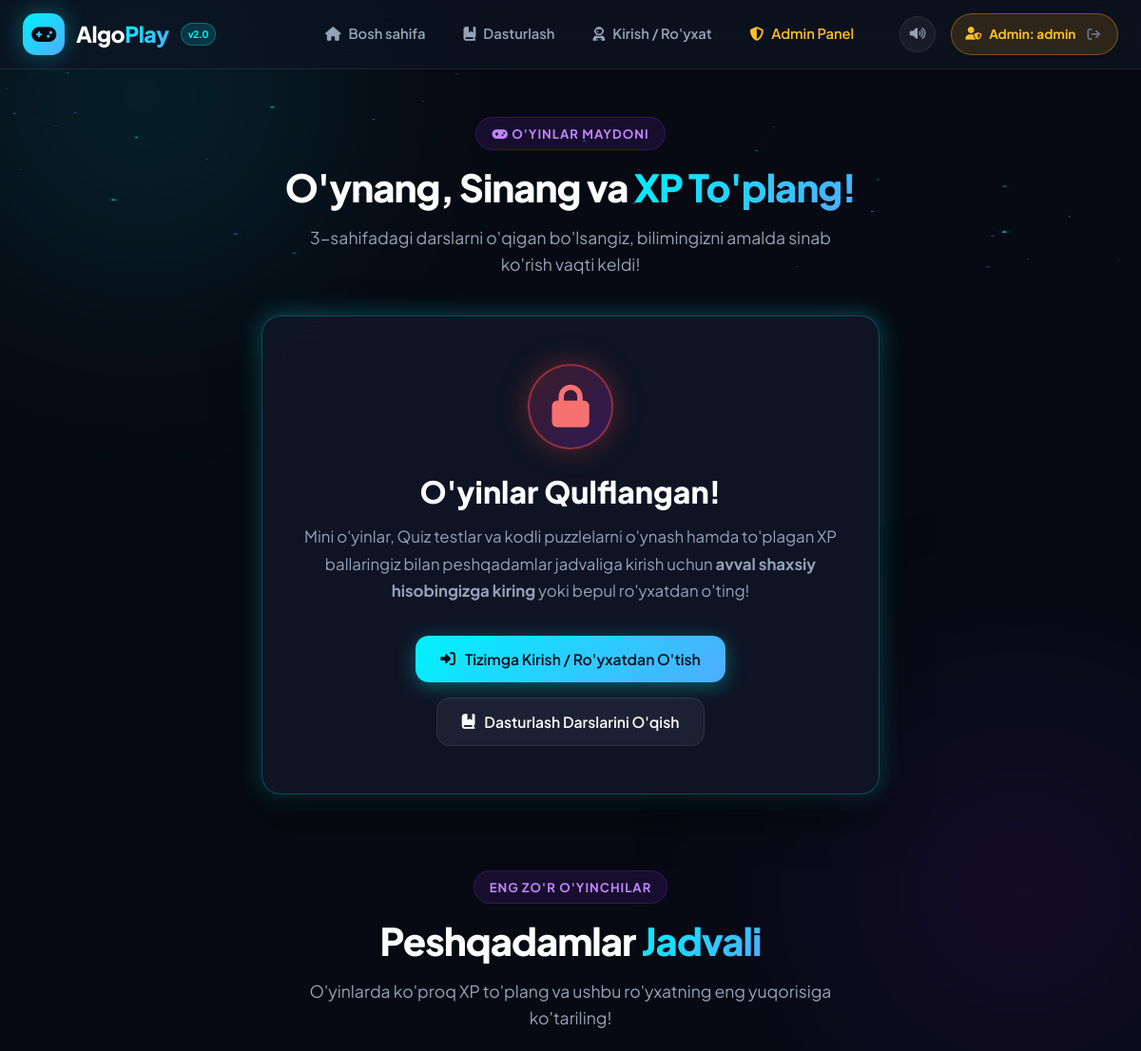
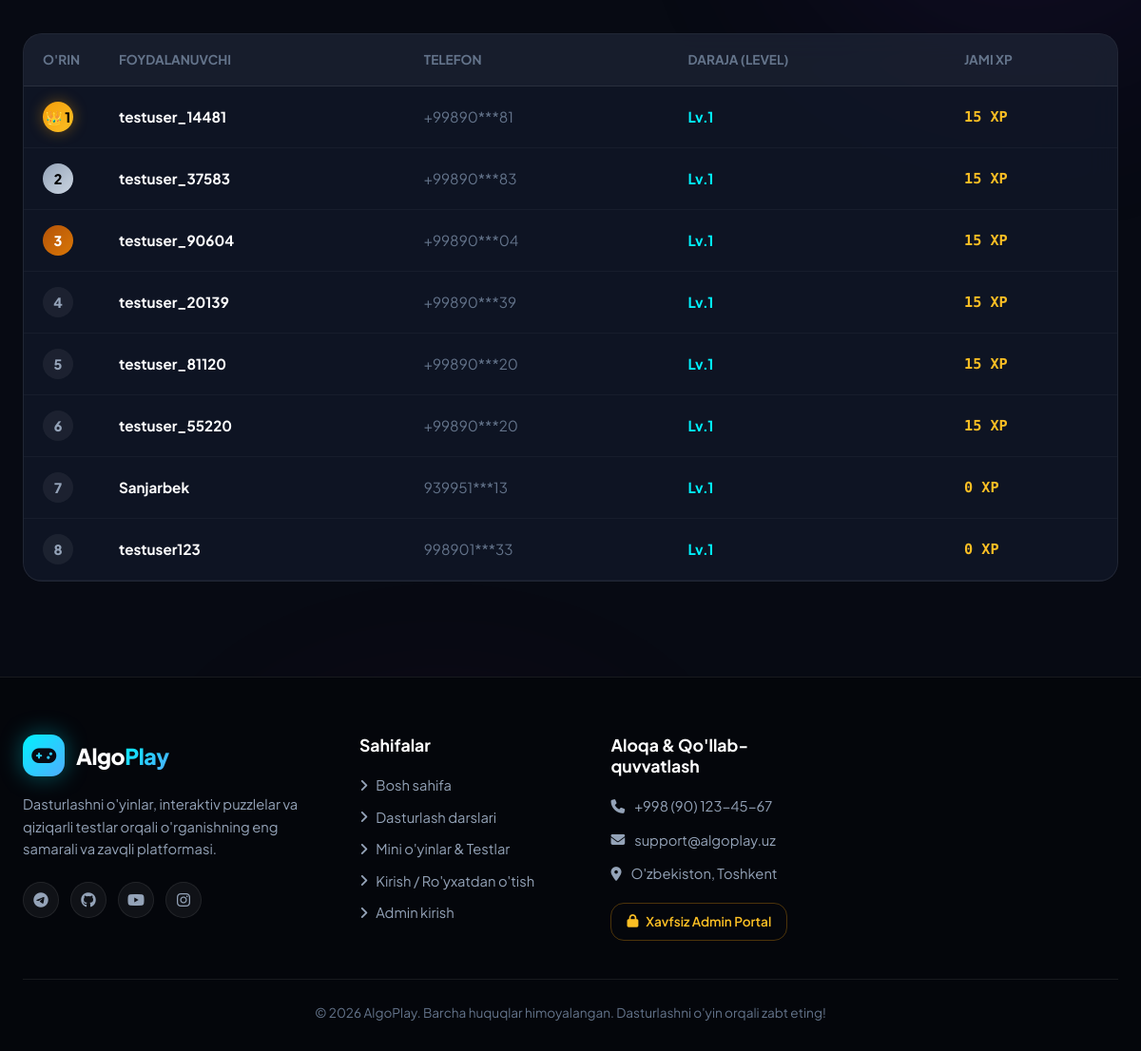
The app's page /games (signed in) with its own data (2 pictures, top to bottom).
### tables this page shows
CREATE TABLE users (
        id INTEGER PRIMARY KEY AUTOINCREMENT,
        phone TEXT UNIQUE NOT NULL,
        username TEXT UNIQUE NOT NULL,
        password_hash TEXT NOT NULL,
        xp INTEGER DEFAULT 0,
        level INTEGER DEFAULT 1,
        created_at TIMESTAMP DEFAULT CURRENT_TIMESTAMP
    );

### app.py (the view)
@app.route("/games")
def games_page():
    questions = db.get_all_questions()
    puzzles = db.get_all_puzzles()
    bugs = db.get_all_bugs()
    leaderboard = db.get_leaderboard(limit=10)
    for p in puzzles:
        if isinstance(p["blocks_json"], str):
            p["blocks"] = json.loads(p["blocks_json"])
            p["correct_order"] = json.loads(p["correct_order_json"])
    for b in bugs:
        if isinstance(b["options_json"], str):
            b["options"] = json.loads(b["options_json"])
    return render_template("games.html",
                           active_page="games",
                           questions=questions,
                           puzzles=puzzles,
                           bugs=bugs,
                           leaderboard=leaderboard)

### app.py (called while the page is built, shortened)
@app.context_processor
def inject_user():
    current_user = None
    current_admin = None
    if "admin_id" in session:
        current_admin = {
            "id": session.get("admin_id"),
            "username": session.get("admin_username"),
            "full_name": session.get("admin_name")
        }
    return dict(current_user=current_user, current_admin=current_admin)

### database.py (called while the page is built, shortened)
def get_writable_db_path():
    is_serverless = bool(
        os.environ.get("VERCEL") or
        os.environ.get("AWS_LAMBDA_FUNCTION_NAME") or
        os.environ.get("NOW_REGION") or
        not os.access(os.path.dirname(SOURCE_DB) or ".", os.W_OK)
    )
    return SOURCE_DB

def get_db():
    db_path = get_writable_db_path()
    try:
        conn = sqlite3.connect(db_path, timeout=15)
    except Exception:
        tmp_db = os.path.join("/tmp" if os.path.exists("/tmp") else os.environ.get("TEMP", "."), "algoplay.db")
        if not os.path.exists(tmp_db) and os.path.exists(SOURCE_DB):
            try:
                shutil.copyfile(SOURCE_DB, tmp_db)
            except Exception:
                pass
        conn = sqlite3.connect(tmp_db, timeout=15)
    conn.row_factory = sqlite3.Row
    return conn

def get_leaderboard(limit=10):
    conn = get_db()
    cursor = conn.cursor()
    cursor.execute("""
        SELECT id, username, phone, xp, level, created_at
        FROM users
        ORDER BY xp DESC, created_at ASC
        LIMIT ?
    """, (limit,))
    rows = [dict(r) for r in cursor.fetchall()]
    conn.close()
    return rows

def get_all_questions():
    conn = get_db()
    cursor = conn.cursor()
    cursor.execute("SELECT * FROM questions ORDER BY id DESC")
    rows = [dict(r) for r in cursor.fetchall()]
    conn.close()
    return rows

def get_all_puzzles():
    conn = get_db()
    cursor = conn.cursor()
    cursor.execute("SELECT * FROM puzzles ORDER BY id ASC")
    rows = [dict(r) for r in cursor.fetchall()]
    conn.close()
    return rows

def get_all_bugs():
    conn = get_db()
    cursor = conn.cursor()
    cursor.execute("SELECT * FROM bugs ORDER BY id ASC")
    rows = [dict(r) for r in cursor.fetchall()]
    conn.close()
    return rows

### templates/games.html (shortened to what this page needs)
{% extends "base.html" %}
{% block content %}
<div class="games-container">
    <div class="games-hero">
        <span class="section-tag"><i class="fa-solid fa-gamepad"></i> O'yinlar Maydoni</span>
        <h1 class="section-title">O'ynang, Sinang va <span class="gradient-text">XP To'plang!</span></h1>
        <p class="section-subtitle">
            3-sahifadagi darslarni o'qigan bo'lsangiz, bilimingizni amalda sinab ko'rish vaqti keldi!
        </p>
    </div>
    {% if current_user %}
    <div class="games-tabs">
        <button class="game-tab-btn active" id="tabBtnQuiz" onclick="switchGameMode('quiz')">
            <i class="fa-solid fa-brain"></i> 1. Quiz Arena (Savol-Javob)
        </button>
        <button class="game-tab-btn" id="tabBtnPuzzle" onclick="switchGameMode('puzzle')">
            <i class="fa-solid fa-puzzle-piece"></i> 2. Kod Puzzle (Tartiblash)
        </button>
        <button class="game-tab-btn" id="tabBtnBug" onclick="switchGameMode('bug')">
            <i class="fa-solid fa-bug"></i> 3. Bug Hunter (Xatoni Top)
        </button>
        <button class="game-tab-btn" id="tabBtnOutput" onclick="switchGameMode('output')">
            <i class="fa-solid fa-terminal"></i> 4. Natijani Top (Output)
        </button>
    </div>
    <div id="gameSectionQuiz" class="game-arena-card">
        <div class="quiz-header-bar">
            <div>
                <span style="color: var(--cyan); font-weight: 700; font-size: 0.85rem; text-transform: uppercase;">
                    <i class="fa-solid fa-circle-question"></i> <span id="quizCategory">Python Asoslari</span>
                </span>
                <h3 style="font-size: 1.15rem; margin-top: 4px;">Savol <span id="quizCurrentNum">1</span> / <span id="quizTotalNum">{{ questions|length }}</span></h3>
            </div>
            <div style="display: flex; align-items: center; gap: 10px;">
                <span id="quizStreakBadge" class="quiz-combo-badge" style="display: none;">
                    <i class="fa-solid fa-fire"></i> <span id="quizStreakCount">0</span>x Combo!
                </span>
                <div class="quiz-score-badge">
                    <i class="fa-solid fa-star"></i>
                    <span>XP: <strong id="quizUserScore">0</strong></span>
                </div>
            </div>
        </div>
        <div id="quizContentBox">
            <div class="quiz-question-text" id="quizQuestionText">Yuklanmoqda...</div>
            <div class="quiz-code-box" id="quizCodeBox" style="display: none;"></div>
            <div class="quiz-options-grid" id="quizOptionsGrid">
            </div>
            <div class="quiz-feedback-box" id="quizFeedbackBox" style="display: none;">
                <div>
                    <h4 id="quizFeedbackTitle" style="margin-bottom: 6px;"></h4>
                    <p id="quizFeedbackText" style="font-size: 0.92rem; color: var(--text-secondary);"></p>
                </div>
                <button class="btn btn-glow-primary btn-sm" id="quizNextBtn" onclick="nextQuizQuestion()">
                    Keyingisi <i class="fa-solid fa-arrow-right"></i>
                </button>
            </div>
        </div>
        <div id="quizFinishBox" style="display: none; text-align: center; padding: 40px 20px;">
            <div style="font-size: 4rem; color: #fbbf24; margin-bottom: 16px;">🏆</div>
            <h2 style="font-size: 2.2rem; margin-bottom: 12px;">Ajoyib Natija! Test Yakunlandi!</h2>
            <p style="font-size: 1.1rem; color: var(--text-secondary); max-width: 500px; margin: 0 auto 24px;">
                Siz barcha savollarni muvaffaqiyatli yakunladingiz va <strong id="quizFinalXp" style="color: var(--amber);">+0 XP</strong> ga ega bo'ldingiz!
            </p>
            <div style="display: flex; gap: 14px; justify-content: center; flex-wrap: wrap;">
                <button class="btn btn-glow-primary" onclick="restartQuiz()">
                    <i class="fa-solid fa-rotate-right"></i> Qaytadan O'ynash
                </button>
                <button class="btn btn-glow-purple" onclick="switchGameMode('puzzle')">
                    <i class="fa-solid fa-puzzle-piece"></i> Kod Puzzleni Boshlash
                </button>
            </div>
        </div>
    </div>
    <div id="gameSectionPuzzle" class="game-arena-card" style="display: none;">
        <div class="quiz-header-bar">
            <div>
                <span style="color: #c084fc; font-weight: 700; font-size: 0.85rem; text-transform: uppercase;">
                    <i class="fa-solid fa-puzzle-piece"></i> Kod Tartiblash Puzzli
                </span>
                <h3 style="font-size: 1.15rem; margin-top: 4px;" id="puzzleTitle">Puzzle 1</h3>
            </div>
            <div class="quiz-score-badge">
                <i class="fa-solid fa-award"></i>
                <span>Mukofot: <strong id="puzzleReward">25</strong> XP</span>
            </div>
        </div>
        <p id="puzzleDesc" style="color: var(--text-secondary); font-size: 1rem; margin-bottom: 20px;">
            Kod bloklarini to'g'ri mantiqiy ketma-ketlikda joylashtiring. Bloklarni ko'chirish uchun ⬆️ va ⬇️ tugmalarini bosing yoki sichqoncha bilan siljiting.
        </p>
        <div class="puzzle-blocks-container" id="puzzleBlocksContainer">
        </div>
        <div id="puzzleFeedback" style="display: none; padding: 14px 18px; border-radius: var(--radius-md); margin-bottom: 20px; font-weight: 600;"></div>
        <div class="puzzle-actions">
            <button class="btn btn-glow-primary" onclick="checkPuzzleOrder()">
                <i class="fa-solid fa-check-double"></i> Kodni Tekshirish
            </button>
            <button class="btn btn-outline" onclick="nextPuzzle()">
                <i class="fa-solid fa-forward-step"></i> Keyingi Puzzle
            </button>
        </div>
    </div>
    <div id="gameSectionBug" class="game-arena-card" style="display: none;">
        <div class="quiz-header-bar">
            <div>
                <span style="color: #f43f5e; font-weight: 700; font-size: 0.85rem; text-transform: uppercase;">
                    <i class="fa-solid fa-bug"></i> Bug Hunter (Xatoni Topish)
                </span>
                <h3 style="font-size: 1.15rem; margin-top: 4px;" id="bugTitle">Xatoni Toping</h3>
            </div>
            <div class="quiz-score-badge">
                <i class="fa-solid fa-shield-virus"></i>
                <span>Mukofot: <strong id="bugReward">20</strong> XP</span>
            </div>
        </div>
        <p style="color: var(--text-secondary); margin-bottom: 16px;">
            Quyidagi Python kodida xatolik yashiringan. Uni diqqat bilan o'rganing va to'g'ri sababni tanlang:
        </p>
        <div class="quiz-code-box" id="bugCodeBox" style="color: #fca5a5;"></div>
        <div class="quiz-options-grid" id="bugOptionsGrid">
        </div>
        <div class="quiz-feedback-box" id="bugFeedbackBox" style="display: none;">
            <div>
                <h4 id="bugFeedbackTitle" style="margin-bottom: 6px;"></h4>
                <p id="bugFeedbackText" style="font-size: 0.92rem; color: var(--text-secondary);"></p>
            </div>
            <button class="btn btn-glow-purple btn-sm" onclick="nextBugChallenge()">
                Keyingi Xatolik <i class="fa-solid fa-arrow-right"></i>
            </button>
        </div>
    </div>
    <div id="gameSectionOutput" class="game-arena-card" style="display: none;">
        <div class="quiz-header-bar">
            <div>
                <span style="color: var(--amber); font-weight: 700; font-size: 0.85rem; text-transform: uppercase;">
                    <i class="fa-solid fa-terminal"></i> Terminal Natijasini Top
                </span>
                <h3 style="font-size: 1.15rem; margin-top: 4px;">Ushbu kod qanday natija chiqaradi?</h3>
            </div>
            <div class="quiz-score-badge">
                <i class="fa-solid fa-bolt"></i>
                <span>XP: <strong id="outputReward">15</strong> XP</span>
            </div>
        </div>
        <div class="quiz-code-box" id="outputCodeBox">
a = [1, 2, 3]
b = a
b.append(4)
print(len(a))
        </div>
        <div class="quiz-options-grid" id="outputOptionsGrid">
        </div>
        <div class="quiz-feedback-box" id="outputFeedbackBox" style="display: none;">
            <div>
                <h4 id="outputFeedbackTitle"></h4>
                <p id="outputFeedbackText" style="font-size: 0.92rem; color: var(--text-secondary);"></p>
            </div>
            <button class="btn btn-glow-primary btn-sm" onclick="nextOutputChallenge()">
                Keyingisi <i class="fa-solid fa-arrow-right"></i>
            </button>
        </div>
    </div>
    {% else %}
    <div class="game-lock-container">
        <div class="game-lock-icon">
            <i class="fa-solid fa-lock"></i>
        </div>
        <h2 class="game-lock-title">O'yinlar Qulflangan!</h2>
        <p class="game-lock-desc">
            Mini o'yinlar, Quiz testlar va kodli puzzlelarni o'ynash hamda to'plagan XP ballaringiz bilan peshqadamlar jadvaliga kirish uchun <strong>avval shaxsiy hisobingizga kiring</strong> yoki bepul ro'yxatdan o'ting!
        </p>
        <div class="game-lock-actions">
            <a href="{{ url_for('auth_page') }}" class="btn btn-glow-primary">
                <i class="fa-solid fa-right-to-bracket"></i> Tizimga Kirish / Ro'yxatdan O'tish
            </a>
            <a href="{{ url_for('learn_page') }}" class="btn btn-outline">
                <i class="fa-solid fa-book-bookmark"></i> Dasturlash Darslarini O'qish
            </a>
        </div>
    </div>
    {% endif %}
    <div class="leaderboard-section">
        <div class="section-header">
            <span class="section-tag">Eng Zo'r O'yinchilar</span>
            <h2 class="section-title">Peshqadamlar <span class="gradient-text">Jadvali</span></h2>
            <p class="section-subtitle">O'yinlarda ko'proq XP to'plang va ushbu ro'yxatning eng yuqorisiga ko'tariling!</p>
        </div>
        <div class="leaderboard-table-container">
            <table class="table-custom">
                <thead>
                    <tr>
                        <th style="width: 80px;">O'rin</th>
                        <th>Foydalanuvchi</th>
                        <th>Telefon</th>
                        <th>Daraja (Level)</th>
                        <th>Jami XP</th>
                    </tr>
                </thead>
                <tbody id="leaderboardBody">
                    {% for u in leaderboard %}
                    <tr>
                        <td>
                            <span class="rank-badge {% if loop.index == 1 %}rank-1{% elif loop.index == 2 %}rank-2{% elif loop.index == 3 %}rank-3{% else %}rank-other{% endif %}">
                                {% if loop.index == 1 %}👑 1{% else %}{{ loop.index }}{% endif %}
                            </span>
                        </td>
                        <td><strong style="color: #fff;">{{ u.username }}</strong></td>
                        <td style="color: var(--text-muted);">{{ u.phone[:6] }}***{{ u.phone[-2:] if u.phone|length >= 8 else '' }}</td>
                        <td><span style="color: var(--cyan); font-weight: 700;">Lv.{{ u.level }}</span></td>
                        <td><span style="color: var(--amber); font-weight: 800; font-family: var(--font-code);">{{ u.xp }} XP</span></td>
                    </tr>
                    {% endfor %}
                </tbody>
            </table>
        </div>
    </div>
</div>
{% endblock %}

### records on screen
users: shows "👑 1", username "testuser_14481", phone "+99890", phone "81", level "1", xp "15"
users: username "testuser_37583", phone "+99890", phone "83", level "1", xp "15"
users: username "testuser_90604", phone "+99890", phone "04", level "1", xp "15"
users: username "testuser_20139", phone "+99890", phone "39", level "1", xp "15"
users: username "testuser_81120", phone "+99890", phone "20", level "1", xp "15"
users: username "testuser_55220", phone "+99890", phone "20", level "1", xp "15"
users: username "Sanjarbek", phone "939951", phone "13", level "1", xp "0"
users: username "testuser123", phone "998901", phone "33", level "1", xp "0"

### other values on screen
{{ current_admin.username }} "admin"
